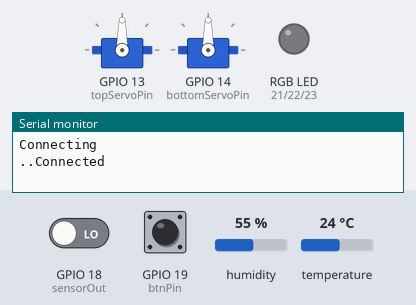
Recording of a sketch running on a simulated ESP32. Shown: 2 × servo, an RGB LED mixed from three pins (HIGH = lit), the last lines printed to the serial monitor. The inputs (shaded band) are chosen by the test bench; at power-on: GPIO 19 (btnPin) HIGH, GPIO 18 (sensorOut) LOW, humidity 55 %, temperature 24 °C. WiFi joins after 1.5 s; servers stay silent unless stated; uploads are accepted with an empty reply; pins used as bus, display or sensor lines are not drawn.

Above: at 3.2 s.
3.3 s: GPIO 19 (btnPin) pulled LOW for 0.15 s
At 4.3 s:
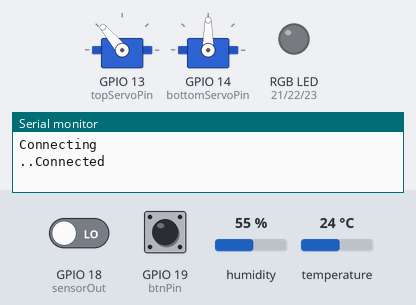
At 9.1 s:
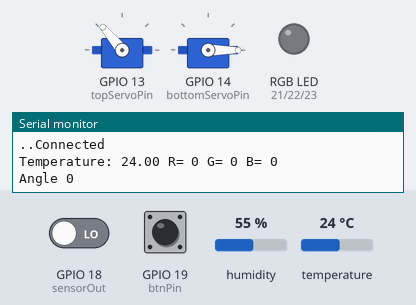
9.4 s: GPIO 19 (btnPin) driven HIGH
10.9 s: GPIO 19 (btnPin) driven LOW
At 11.3 s:
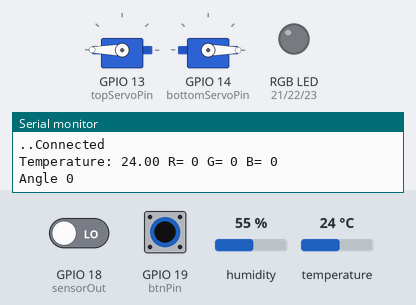
Timing chart, 0 to 13.9 s (numbered marks = the images above; inputs shaded):
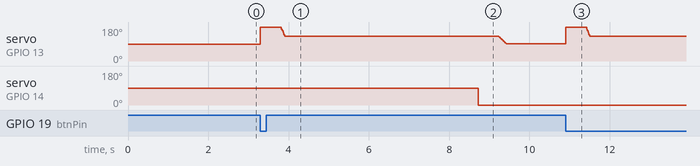

The sketch:

http_request.ino
```cpp
//#include <ESP8266WiFi.h>
//#include <ESP8266HTTPClient.h>
#include <WiFiClientSecure.h>
#include <WiFi.h>
#include <HTTPClient.h>
#include <ArduinoJson.h>

#include "DHT.h"
#include <Servo_ESP32.h>

#define DHT11PIN 12
#define S0 15
#define S1 2
#define S2 4
#define S3 5
#define sensorOut 18
#define rPin 21
#define gPin 22
#define bPin 23
#define btnPin 19

DHT dht(DHT11PIN, DHT11);

static const int topServoPin = 13;
Servo_ESP32 topServo;

static const int bottomServoPin = 14;
Servo_ESP32 bottomServo;

const char* ssid = "Baška";
const char* pass = "noveheslo";
const String url = "https://skittlessorting.azurewebsites.net/";

float temp = 0.0;
int red = 0;
int green = 0;
int blue = 0;
int angle = 0;

WiFiClient wifi;

void setup()
{
  Serial.begin(9600);
  dht.begin();

  pinMode(S0, OUTPUT);
  pinMode(S1, OUTPUT);
  pinMode(S2, OUTPUT);
  pinMode(S3, OUTPUT);
  pinMode(sensorOut, INPUT);
  pinMode(btnPin, INPUT_PULLUP);
  pinMode(rPin, OUTPUT);
  pinMode(gPin, OUTPUT);
  pinMode(bPin, OUTPUT);

  // Setting frequency-scaling to 20%
  digitalWrite(S0,HIGH);
  digitalWrite(S1,HIGH);

  topServo.attach(topServoPin);
  bottomServo.attach(bottomServoPin);

  WiFi.begin(ssid, pass);
  Serial.println("Connecting");

  while (WiFi.status() != WL_CONNECTED)
  {
    delay (1000);
    Serial.print(".");
  }

  Serial.println("Connected");
}

void loop()
{
  if(!digitalRead(btnPin) && WiFi.status() == WL_CONNECTED) {
      turnOfLeds();
      topServo.write(180);
      delay(500);

      for(int i = 180; i >= 130; i--){
         topServo.write(i);
         delay(2);
      }
      delay(500);

      temp = getTemperature();
      red = getRed();
      green = getGreen();
      blue = getBlue();
      printRGBtoSerial();

      angle = getAngleFromServer();
      Serial.print("Angle ");
      Serial.println(angle);

      colorLed(angle);
      delay(1000);

      bottomServo.write(angle);
      delay(500);

      for(int i = 130; i > 90; i--){
         topServo.write(i);
         delay(5);
      }
      delay(1000);
  }
}

int getAngleFromServer(){

  if (WiFi.status() == WL_CONNECTED)
  {
    HTTPClient http;

    http.begin(url);
    http.addHeader("Content-Type", "Content-Type: application/json");
    StaticJsonDocument<64> json;

    json["r"] = red;
    json["g"] = green;
    json["b"] = blue;
    json["t"] = temp;

    String requestBody;
    serializeJson(json, requestBody);

    int httpResponseCode = http.POST(requestBody);

    if(httpResponseCode > 0) {
      String response =  http.getString();
      return response.toInt();
    }
    else{
      Serial.printf("Error with sending POST");
    }
  }
}

void colorLed(int angle){
  if(angle == 60) {
    analogWrite(rPin, 102);
    analogWrite(gPin, 0);
    analogWrite(bPin, 102);
    delay(100);
  }
  if(angle == 30){
    analogWrite(rPin, 255);
    analogWrite(gPin, 255);
    analogWrite(bPin, 0);
    delay(100);
  }
  if(angle == 90){
    analogWrite(rPin, 0);
    analogWrite(gPin, 255);
    analogWrite(bPin, 0);
    delay(100);
  }
}
void turnOfLeds(){
  digitalWrite(rPin, LOW);
  digitalWrite(gPin, LOW);
  digitalWrite(bPin, LOW);
}

int getRed(){
  digitalWrite(S2,LOW);
  digitalWrite(S3,LOW);
  return pulseIn(sensorOut, LOW);
}
int getBlue(){
  digitalWrite(S2,LOW);
  digitalWrite(S3,HIGH);
  return pulseIn(sensorOut, LOW);
}
int getGreen(){
  digitalWrite(S2,HIGH);
  digitalWrite(S3,HIGH);
  return pulseIn(sensorOut, LOW);
}
float getTemperature(){
  float temperature = dht.readTemperature();
  return isnan(temperature) ? 0.0 : dht.readTemperature();
}

void printRGBtoSerial(){
  Serial.print("Temperature: ");
  Serial.print(temp);
  Serial.print(" ");
  Serial.print("R= ");//printing name
  Serial.print(red);//printing RED color frequency
  Serial.print(" ");
  Serial.print("G= ");//printing name
  Serial.print(green);//printing RED color frequency
  Serial.print(" ");
  Serial.print("B= ");//printing name
  Serial.print(blue);//printing RED color frequency
  Serial.println(" ");
  delay(100);
}
```

Measured:
- after the input at 3.3 s, servo on GPIO 14 (bottomServoPin): 90° → 0° after 5.4 s
- after the input at 10.9 s, servo on GPIO 13 (topServoPin): 91° → 180° at once, → 130° 0.50 s later
